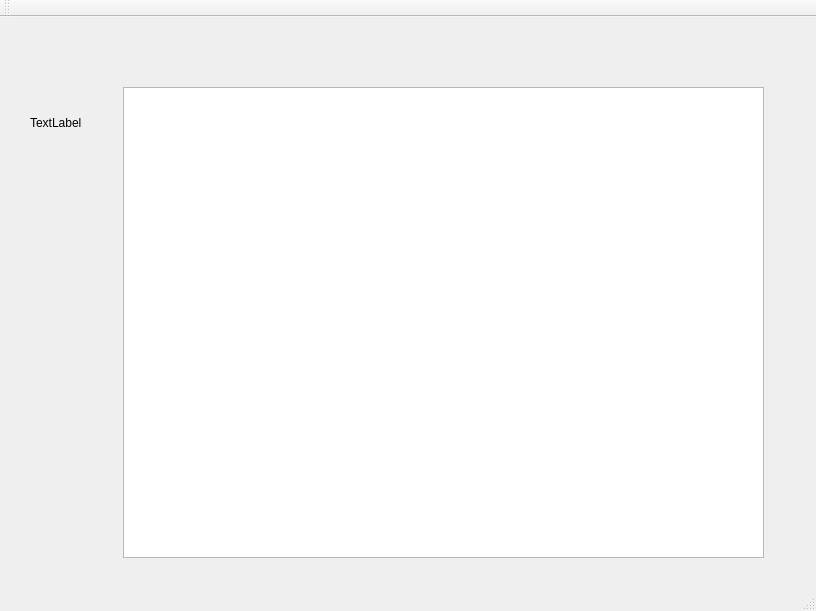
<?xml version="1.0" encoding="UTF-8"?>
<ui version="4.0">
 <class>MainWindow</class>
 <widget class="QMainWindow" name="MainWindow">
  <property name="geometry">
   <rect>
    <x>0</x>
    <y>0</y>
    <width>816</width>
    <height>611</height>
   </rect>
  </property>
  <property name="windowTitle">
   <string>MainWindow</string>
  </property>
  <widget class="QWidget" name="centralWidget">
   <widget class="QLabel" name="label">
    <property name="geometry">
     <rect>
      <x>30</x>
      <y>90</y>
      <width>91</width>
      <height>31</height>
     </rect>
    </property>
    <property name="text">
     <string>TextLabel</string>
    </property>
   </widget>
   <widget class="QTextEdit" name="textEdit">
    <property name="geometry">
     <rect>
      <x>123</x>
      <y>70</y>
      <width>641</width>
      <height>471</height>
     </rect>
    </property>
   </widget>
  </widget>
  <widget class="QMenuBar" name="menuBar">
   <property name="geometry">
    <rect>
     <x>0</x>
     <y>0</y>
     <width>816</width>
     <height>26</height>
    </rect>
   </property>
  </widget>
  <widget class="QToolBar" name="mainToolBar">
   <attribute name="toolBarArea">
    <enum>TopToolBarArea</enum>
   </attribute>
   <attribute name="toolBarBreak">
    <bool>false</bool>
   </attribute>
  </widget>
  <widget class="QStatusBar" name="statusBar"/>
 </widget>
 <layoutdefault spacing="6" margin="11"/>
 <resources/>
 <connections/>
</ui>
